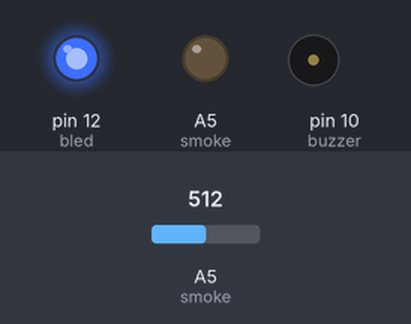
This sketch was run on a simulated Arduino Uno, built with avr-gcc and run on an emulated ATmega328P. Shown: output pins drawn as LEDs (lit = HIGH), buzzer (waves = sounding). Inputs (shaded band) come from the test bench; at power-on: A5 (smoke) = 512. What the sketch prints to the serial monitor is not drawn.

Above: at 1.8 s.
1.9 s: A5 (smoke) set to 494
At 2.8 s:
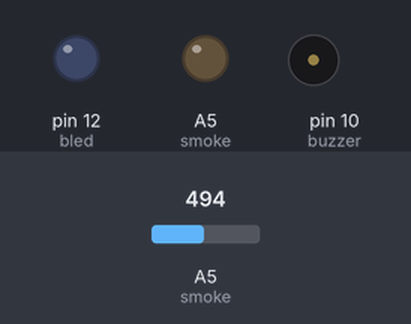
3.5 s: A5 (smoke) set to 511
At 4.1 s:
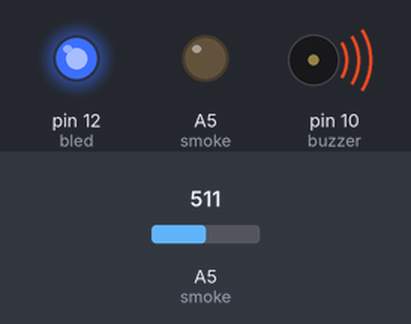
7.6 s: A5 (smoke) set to 306
At 8.6 s:
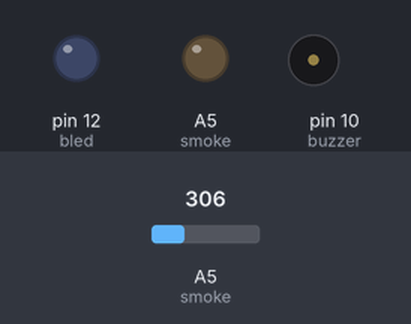
9.5 s: A5 (smoke) set to 716
At 10.8 s:
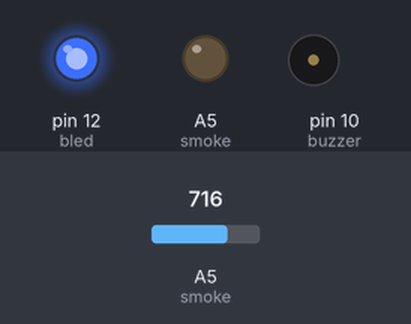
Timing chart, 0 to 14.6 s (numbered marks = the images above; inputs shaded):
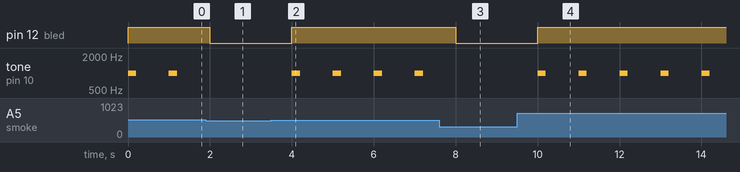

Measured:
- the behaviour switches between 511 and 510 on A5 (smoke) (found by bisection; images 0 and 1)
- after the input at 1.9 s, pin 12 (bled): HIGH → LOW after 0.10 s; tone on pin 10 (buzzer): stops changing and stays silent
- after the input at 3.5 s, pin 12 (bled): LOW → HIGH after 0.50 s; tone on pin 10 (buzzer): alternates 1000 Hz for 0.20 s and silent for 0.80 s, starting after 0.50 s
- after the input at 7.6 s, pin 12 (bled): HIGH → LOW after 0.40 s; tone on pin 10 (buzzer): stops changing and stays silent
- after the input at 9.5 s, pin 12 (bled): LOW → HIGH after 0.50 s; tone on pin 10 (buzzer): alternates 1000 Hz for 0.20 s and silent for 0.80 s, starting after 0.50 s
- by itself, tone on pin 10 (buzzer): alternates 1000 Hz for 0.20 s and silent for 0.80 s

The sketch:

ard_smoke_sensor.ino
```cpp
int bled = 12;
int smoke = A5;
int buzzer = 10;
int sensorThree = 510;


void setup() {
  pinMode(bled,OUTPUT);
  pinMode(smoke,OUTPUT);
  pinMode(buzzer,OUTPUT);
  Serial.begin(9600);
}

void loop() {

  int analogSenor = analogRead(smoke);
  Serial.print(analogSenor);

  if(analogSenor > sensorThree){
    digitalWrite(bled,HIGH);
    tone(buzzer,1000,200);
  }
  else{
    digitalWrite(bled,LOW);
    Serial.println("Emission within Threshhold");
  }
  delay(1000);

}
```
